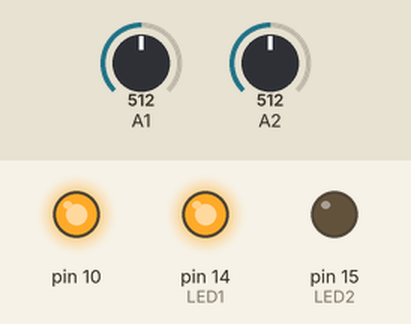
This program was run on a simulated Arduino Micro, built with avr-gcc and run on an emulated ATmega32U4. Shown: output pins drawn as LEDs (lit = HIGH). Inputs (shaded band) come from the test bench; at power-on: A1 = 512, A2 = 512. What the program prints to the serial monitor is not drawn.

Above: at 1.2 s.
1.3 s: A1 set to 452
2.8 s: A1 set to 426
At 4.0 s:
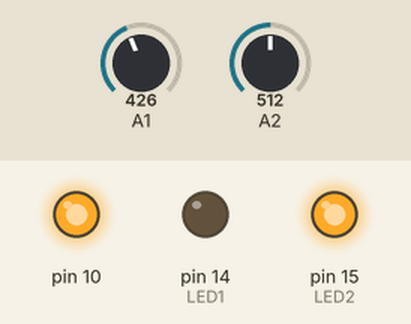
4.3 s: A2 set to 716
At 5.5 s:
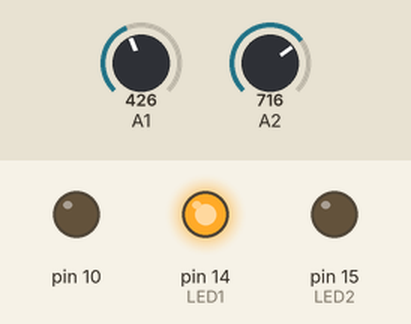
5.8 s: A2 set to 536
At 7.3 s:
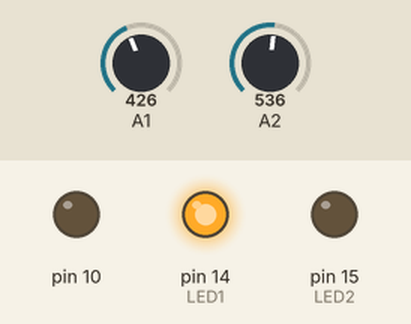
8.8 s: A2 set to 518
At 10.0 s:
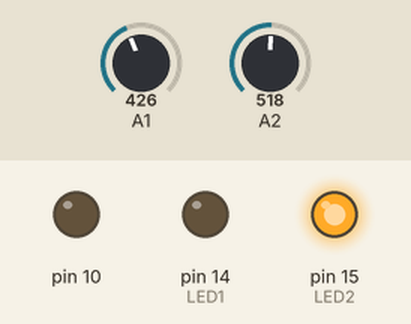
10.4 s: A2 set to 511
At 12.35 s:
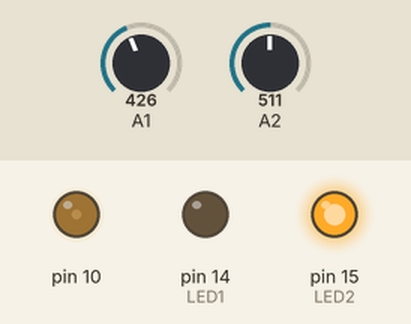
Timing chart, 0 to 14.4 s (numbered marks = the images above; inputs shaded):
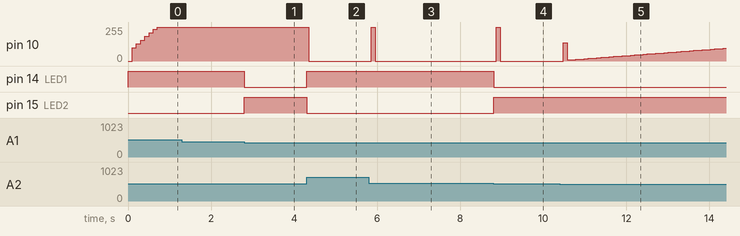

The program:

main.cpp
```cpp
#include <Arduino.h>

#include <PID_v1.h>
#define LED1 14
#define LED2 15


double val1, val2;

//Define Variables we'll be connecting to
double Setpoint, Input, Output;

//Specify the links and initial tuning parameters
double Kp=1, Ki=6, Kd=2;

PID myPID(&Input, &Output, &Setpoint, Kp, Ki, Kd, DIRECT);

void setup() {
  Serial.begin(115200);
  pinMode(10, OUTPUT);
  pinMode(LED1, OUTPUT);
  pinMode(LED2, OUTPUT);
  myPID.SetMode(AUTOMATIC);
  Setpoint = 50;
  digitalWrite(LED1,HIGH);
  digitalWrite(LED2,HIGH);
}

void loop() {

val1 = analogRead(A1)/2;    // read the input pin
val2 = analogRead(A2);    // read the input pin

Setpoint = val1;
Serial.print(Setpoint);Serial.print("\t");

Input = val2*0.93-266.16;

Serial.print(Input);Serial.print("\t");

//if (Input < Setpoint)
//  digitalWrite(LED1,LOW);
//else
//  digitalWrite(LED1,HIGH);

if (Input > (Setpoint - 10) && Input < (Setpoint + 10))
{
  digitalWrite(LED1,LOW);
  digitalWrite(LED2,HIGH);

}
else
{
  digitalWrite(LED1,HIGH);
  digitalWrite(LED2,LOW);
}
myPID.Compute();

Serial.print(Output); Serial.print("\t");
analogWrite(10, Output);


Serial.print(val1);             // debug value
Serial.print("\t");             // debug value
Serial.println(val2);             // debug value

}
```

Measured:
- the behaviour switches between 440 and 439 on A1 (found by bisection; images 0 and 1)
- the behaviour switches between 526 and 525 on A2 (found by bisection; images 3 and 4)
- after the input at 2.8 s, pin 14 (LED1): HIGH → LOW at once; pin 15 (LED2): LOW → HIGH at once
- after the input at 4.3 s, pin 10: 255/255 → 0/255 after 0.05 s; pin 14 (LED1): LOW → HIGH at once; pin 15 (LED2): HIGH → LOW at once
- after the input at 5.8 s, pin 10: 0/255 → 255/255 after 0.06 s, → 0/255 0.10 s later
- after the input at 8.8 s, pin 10: 0/255 → 255/255 after 0.07 s, → 0/255 0.10 s later; pin 14 (LED1): HIGH → LOW at once; pin 15 (LED2): LOW → HIGH at once
- after the input at 10.4 s, pin 10: 0/255 → 136/255 after 0.08 s, → 8/255 0.10 s later, → 11/255 0.10 s later, → 13/255 0.10 s later, … (39 changes in this stretch)
